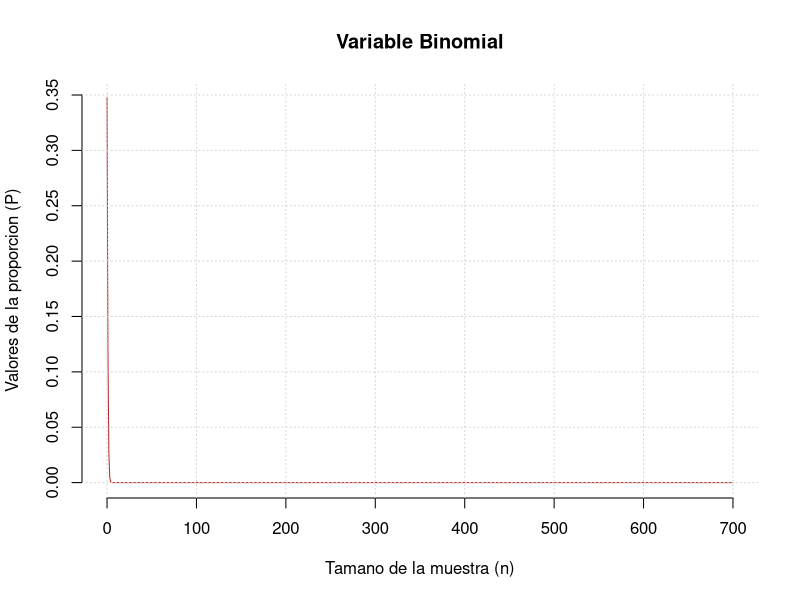
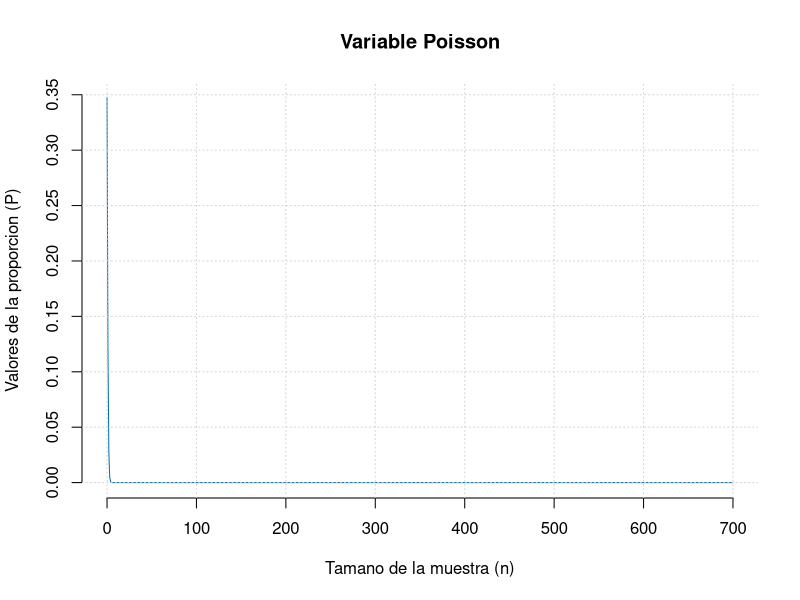
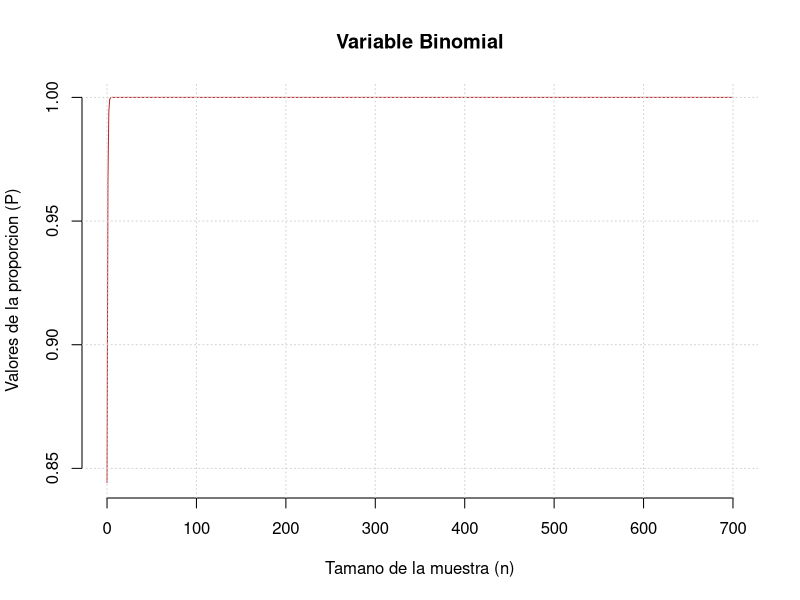
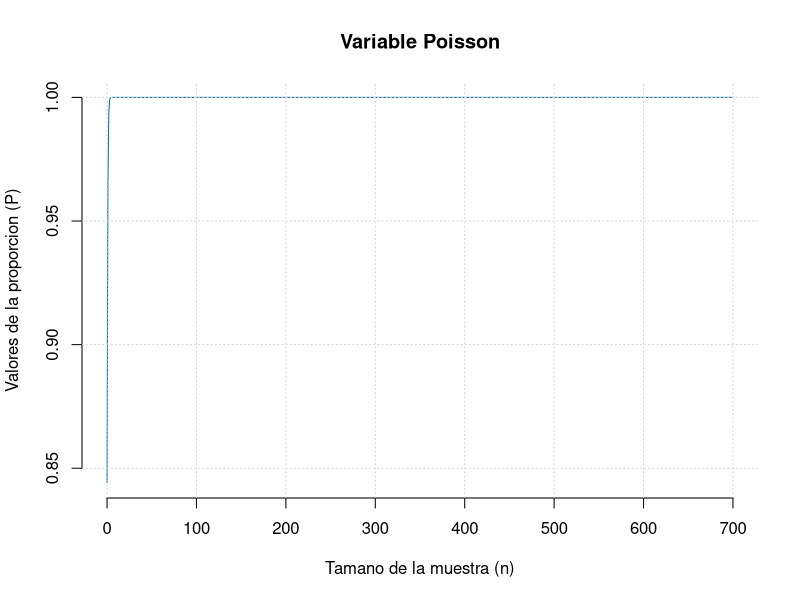

Write the R code that produced these figures, in order.
# ------------ Ejercicio a ------------ #
# Numero nacimientos
n <- 700

# Probabilidad de trillizos
p <- 0.001

# En este caso, lambda = np
lambda <- n * p

# Valores para x buscando P(X = x)
print("Ejercicio 3. a)")
for (x in 0:10) {
    print(paste0("Binomial: P(X=", x, ") = ",
    	dbinom(x, n, p, log = FALSE)))

    print(paste0("Poisson: P(X=", x, ") = ",
    	dpois(x, lambda)))

    print(paste0("Diferencia: ",
    	abs(dbinom(x, n, p, log = FALSE) - dpois(x, lambda))))
}
cat("\n")
# ------------------------------------- #

# ------------ Ejercicio c ------------ #
# Numero nacimientos
n <- 700

# Probabilidad de trillizos
p <- 0.001

# En este caso, lambda = np
lambda <- n * p

# Valores para x buscando P(X = x)
print("Ejercicio 2. c)")
for (x in 0:10) {
    print(paste0("Binomial: P(X=", x, ") = ",
    	pbinom(x, n, p, log = FALSE)))

    print(paste0("Poisson: P(X<=", x, ") = ",
    	ppois(x, lambda)))
}
cat("\n")
# ------------------------------------- #

# ------------ Ejercicio e ------------ #
x <- seq(0, 700, 1)

ps <- matrix(NA, nrow = 2, ncol = length(x))

for(i in 1:length(x)) {
    ps[1, i] <- dbinom(i, n, p)
}
for(i in 1:length(x)) {
    ps[2, i] <- dpois(i, lambda)
}

colors <- c("#b82c2c", "#066fa9")

plot(x = x, y = ps[1,], type = "l", col = colors[1],
     xlab = "", ylab = "", axes = FALSE,
     main = "Variable Binomial")

x.axis <- seq(0, 700, 100)
y.axis <- seq(0, 0.35, 0.05)
axis(1, at = x.axis)
axis(2, at = y.axis)

title(xlab="Tamano de la muestra (n)",
	col.lab=rgb(0,0,0))
title(ylab = "Valores de la proporcion (P)",
	col.lab = rgb(0,0,0))

abline(v = x.axis, col = "lightgray", lty = "dotted")
abline(h = y.axis, col = "lightgray", lty = "dotted")

plot(x = x, y = ps[2,], type = "l", col = colors[2],
     xlab = "", ylab = "", axes = FALSE,
     main = "Variable Poisson")

x.axis <- seq(0, 700, 100)
y.axis <- seq(0, 0.35, 0.05)
axis(1, at = x.axis)
axis(2, at = y.axis)

title(xlab="Tamano de la muestra (n)",
	col.lab=rgb(0,0,0))
title(ylab = "Valores de la proporcion (P)",
	col.lab = rgb(0,0,0))

abline(v = x.axis, col = "lightgray",lty = "dotted")
abline(h = y.axis, col = "lightgray", lty = "dotted")

# par(mfrow=c(1,2), mai = c(0.8, 0.8, 0.2, 0.2))

# ------------------------------------- #

# ------------ Ejercicio f ------------ #
ps <- matrix(NA, nrow = 2, ncol = length(x))

for(i in 1:length(x)) {
    ps[1, i] <- pbinom(i, n, p)
}
for(i in 1:length(x)) {
    ps[2, i] <- ppois(i, lambda)
}

colors <- c("#b82c2c", "#066fa9")

plot(x = x, y = ps[1,], type = "l", col = colors[1],
     xlab = "", ylab = "", axes = FALSE,
     main = "Variable Binomial")

x.axis <- seq(0, 700, 100)
y.axis <- seq(0.85, 1, 0.05)
axis(1, at = x.axis)
axis(2, at = y.axis)

title(xlab="Tamano de la muestra (n)",
	col.lab=rgb(0,0,0))
title(ylab = "Valores de la proporcion (P)",
	col.lab = rgb(0,0,0))

abline(v = x.axis, col = "lightgray", lty = "dotted")
abline(h = y.axis, col = "lightgray", lty = "dotted")

plot(x = x, y = ps[2,], type = "l", col = colors[2],
     xlab = "", ylab = "", axes = FALSE,
     main = "Variable Poisson")

x.axis <- seq(0, 700, 100)
y.axis <- seq(0.85, 1, 0.05)
axis(1, at = x.axis)
axis(2, at = y.axis)

title(xlab="Tamano de la muestra (n)",
	col.lab=rgb(0,0,0))
title(ylab = "Valores de la proporcion (P)",
	col.lab = rgb(0,0,0))

abline(v = x.axis, col = "lightgray", lty = "dotted")
abline(h = y.axis, col = "lightgray", lty = "dotted")

par(mfrow=c(1,2), mai = c(0.8, 0.8, 0.2, 0.2))
# ------------------------------------- #